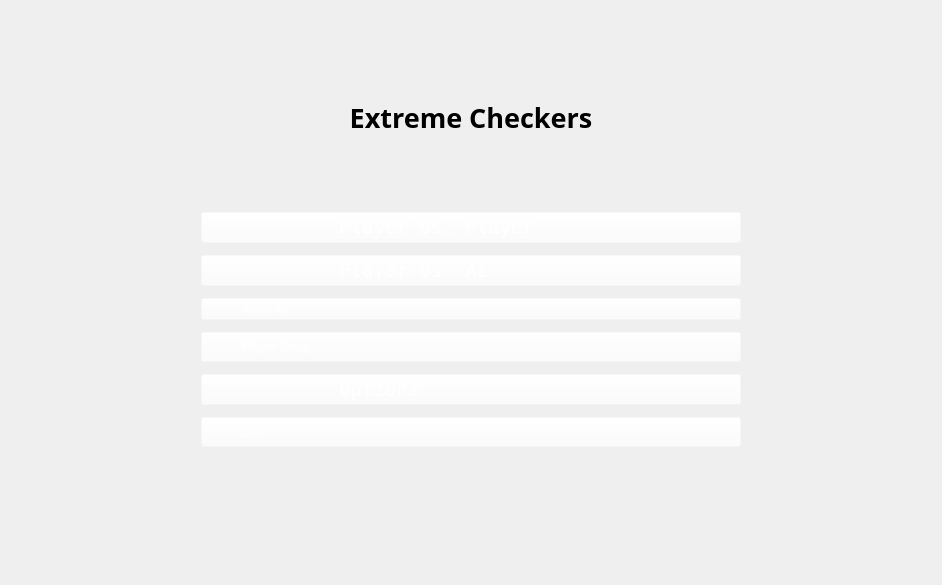
<?xml version="1.0" encoding="UTF-8"?>
<ui version="4.0">
 <class>StartWindow</class>
 <widget class="QMainWindow" name="StartWindow">
  <property name="geometry">
   <rect>
    <x>0</x>
    <y>0</y>
    <width>942</width>
    <height>585</height>
   </rect>
  </property>
  <property name="windowTitle">
   <string>StartWindow</string>
  </property>
  <property name="styleSheet">
   <string notr="true"/>
  </property>
  <widget class="QWidget" name="centralWidget">
   <layout class="QVBoxLayout" name="verticalLayout_4">
    <item>
     <spacer name="verticalSpacer">
      <property name="orientation">
       <enum>Qt::Vertical</enum>
      </property>
      <property name="sizeHint" stdset="0">
       <size>
        <width>20</width>
        <height>40</height>
       </size>
      </property>
     </spacer>
    </item>
    <item>
     <widget class="QLabel" name="label">
      <property name="sizePolicy">
       <sizepolicy hsizetype="Preferred" vsizetype="Fixed">
        <horstretch>0</horstretch>
        <verstretch>0</verstretch>
       </sizepolicy>
      </property>
      <property name="font">
       <font>
        <family>Yu Gothic UI Semibold</family>
        <pointsize>20</pointsize>
        <weight>75</weight>
        <bold>true</bold>
       </font>
      </property>
      <property name="layoutDirection">
       <enum>Qt::LeftToRight</enum>
      </property>
      <property name="text">
       <string>Extreme Checkers</string>
      </property>
      <property name="alignment">
       <set>Qt::AlignCenter</set>
      </property>
     </widget>
    </item>
    <item>
     <layout class="QHBoxLayout" name="horizontalLayout">
      <property name="topMargin">
       <number>20</number>
      </property>
      <item>
       <spacer name="horizontalSpacer">
        <property name="orientation">
         <enum>Qt::Horizontal</enum>
        </property>
        <property name="sizeHint" stdset="0">
         <size>
          <width>40</width>
          <height>20</height>
         </size>
        </property>
       </spacer>
      </item>
      <item>
       <widget class="QWidget" name="Buttonwidget" native="true">
        <property name="sizePolicy">
         <sizepolicy hsizetype="Fixed" vsizetype="Fixed">
          <horstretch>0</horstretch>
          <verstretch>0</verstretch>
         </sizepolicy>
        </property>
        <property name="minimumSize">
         <size>
          <width>550</width>
          <height>0</height>
         </size>
        </property>
        <property name="layoutDirection">
         <enum>Qt::RightToLeft</enum>
        </property>
        <property name="styleSheet">
         <string notr="true">background-color: rgba(0, 0, 0, 128);
QPushButton#pushButton:hover {
     background-color: rgb(224, 255, 0);
 }</string>
        </property>
        <layout class="QVBoxLayout" name="verticalLayout_5">
         <property name="spacing">
          <number>12</number>
         </property>
         <property name="topMargin">
          <number>50</number>
         </property>
         <property name="bottomMargin">
          <number>40</number>
         </property>
         <item>
          <widget class="QPushButton" name="PvP">
           <property name="sizePolicy">
            <sizepolicy hsizetype="Fixed" vsizetype="Fixed">
             <horstretch>0</horstretch>
             <verstretch>0</verstretch>
            </sizepolicy>
           </property>
           <property name="minimumSize">
            <size>
             <width>540</width>
             <height>30</height>
            </size>
           </property>
           <property name="font">
            <font>
             <family>Terminal</family>
             <pointsize>14</pointsize>
             <weight>9</weight>
             <italic>false</italic>
             <bold>false</bold>
            </font>
           </property>
           <property name="layoutDirection">
            <enum>Qt::LeftToRight</enum>
           </property>
           <property name="styleSheet">
            <string notr="true">QPushButton {color:rgb(255, 255, 255);
                            font: 75 14pt 'Terminal';
                            background-color:rgba(255, 255, 255, 0);
                            text-align: left;}
 QPushButton:hover {background-color:rgba(255, 204, 19, 128);}</string>
           </property>
           <property name="text">
            <string>												Player vs. Player</string>
           </property>
          </widget>
         </item>
         <item>
          <widget class="QPushButton" name="PvAI">
           <property name="sizePolicy">
            <sizepolicy hsizetype="Fixed" vsizetype="Fixed">
             <horstretch>0</horstretch>
             <verstretch>0</verstretch>
            </sizepolicy>
           </property>
           <property name="minimumSize">
            <size>
             <width>540</width>
             <height>30</height>
            </size>
           </property>
           <property name="font">
            <font>
             <family>Terminal</family>
             <pointsize>14</pointsize>
             <weight>9</weight>
             <italic>false</italic>
             <bold>false</bold>
            </font>
           </property>
           <property name="layoutDirection">
            <enum>Qt::LeftToRight</enum>
           </property>
           <property name="styleSheet">
            <string notr="true">QPushButton {color:rgb(255, 255, 255);
                            font: 75 14pt 'Terminal';
                            background-color:rgba(255, 255, 255, 0);
                            text-align: left;}
 QPushButton:hover {background-color:rgba(255, 204, 19, 128);}</string>
           </property>
           <property name="text">
            <string>												Player vs. AI</string>
           </property>
          </widget>
         </item>
         <item>
          <widget class="QPushButton" name="AIvAI">
           <property name="styleSheet">
            <string notr="true">QPushButton {color:rgb(255, 255, 255);
                            font: 75 14pt 'Terminal';
                            background-color:rgba(255, 255, 255, 0);
                            text-align: left;}
 QPushButton:hover {background-color:rgba(255, 204, 19, 128);}</string>
           </property>
           <property name="text">
            <string>												AI vs. AI</string>
           </property>
          </widget>
         </item>
         <item>
          <widget class="QPushButton" name="PlayerSetup">
           <property name="minimumSize">
            <size>
             <width>540</width>
             <height>30</height>
            </size>
           </property>
           <property name="styleSheet">
            <string notr="true">QPushButton {color:rgb(255, 255, 255);
                            font: 75 14pt 'Terminal';
                            background-color:rgba(255, 255, 255, 0);
                            text-align: left;}
 QPushButton:hover {background-color:rgba(255, 204, 19, 128);}</string>
           </property>
           <property name="text">
            <string>												Player Setup</string>
           </property>
          </widget>
         </item>
         <item>
          <widget class="QPushButton" name="Options">
           <property name="sizePolicy">
            <sizepolicy hsizetype="Fixed" vsizetype="Fixed">
             <horstretch>0</horstretch>
             <verstretch>0</verstretch>
            </sizepolicy>
           </property>
           <property name="minimumSize">
            <size>
             <width>540</width>
             <height>30</height>
            </size>
           </property>
           <property name="font">
            <font>
             <family>Terminal</family>
             <pointsize>14</pointsize>
             <weight>9</weight>
             <italic>false</italic>
             <bold>false</bold>
            </font>
           </property>
           <property name="layoutDirection">
            <enum>Qt::LeftToRight</enum>
           </property>
           <property name="styleSheet">
            <string notr="true">QPushButton {color:rgb(255, 255, 255);
                            font: 75 14pt 'Terminal';
                            background-color:rgba(255, 255, 255, 0);
                            text-align: left;}
 QPushButton:hover {background-color:rgba(255, 204, 19, 128);}</string>
           </property>
           <property name="text">
            <string>												Options</string>
           </property>
          </widget>
         </item>
         <item>
          <widget class="QPushButton" name="Exit">
           <property name="minimumSize">
            <size>
             <width>540</width>
             <height>30</height>
            </size>
           </property>
           <property name="styleSheet">
            <string notr="true">QPushButton {color:rgb(255, 255, 255);
                            font: 75 14pt 'Terminal';
                            background-color:rgba(255, 255, 255, 0);
                            text-align: left;}
 QPushButton:hover {background-color:rgba(255, 204, 19, 128);}</string>
           </property>
           <property name="text">
            <string>												Exit</string>
           </property>
          </widget>
         </item>
        </layout>
       </widget>
      </item>
      <item>
       <spacer name="horizontalSpacer_2">
        <property name="orientation">
         <enum>Qt::Horizontal</enum>
        </property>
        <property name="sizeHint" stdset="0">
         <size>
          <width>40</width>
          <height>20</height>
         </size>
        </property>
       </spacer>
      </item>
     </layout>
    </item>
    <item>
     <spacer name="verticalSpacer_2">
      <property name="orientation">
       <enum>Qt::Vertical</enum>
      </property>
      <property name="sizeHint" stdset="0">
       <size>
        <width>20</width>
        <height>40</height>
       </size>
      </property>
     </spacer>
    </item>
   </layout>
  </widget>
 </widget>
 <layoutdefault spacing="6" margin="11"/>
 <resources/>
 <connections>
  <connection>
   <sender>PvP</sender>
   <signal>clicked()</signal>
   <receiver>StartWindow</receiver>
   <slot>PvP()</slot>
   <hints>
    <hint type="sourcelabel">
     <x>460</x>
     <y>260</y>
    </hint>
    <hint type="destinationlabel">
     <x>292</x>
     <y>319</y>
    </hint>
   </hints>
  </connection>
  <connection>
   <sender>PvAI</sender>
   <signal>clicked()</signal>
   <receiver>StartWindow</receiver>
   <slot>PvAI()</slot>
   <hints>
    <hint type="sourcelabel">
     <x>600</x>
     <y>301</y>
    </hint>
    <hint type="destinationlabel">
     <x>697</x>
     <y>314</y>
    </hint>
   </hints>
  </connection>
 </connections>
 <slots>
  <slot>PvP()</slot>
  <slot>PvAI()</slot>
  <slot>Exit()</slot>
 </slots>
</ui>
